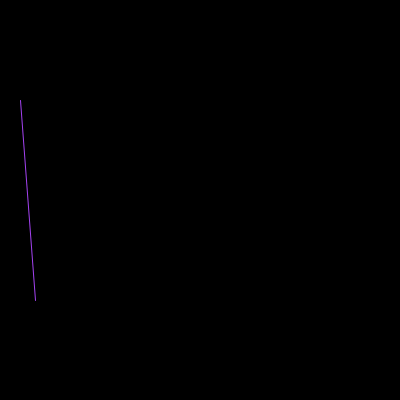
Frame 1 (no input)
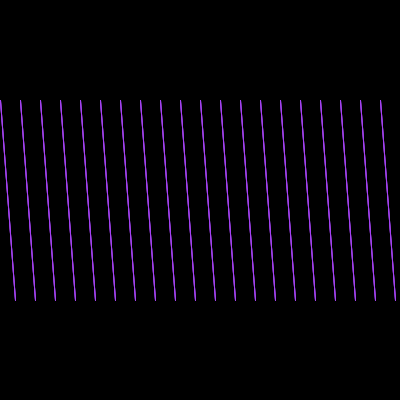
Frame 60 (the mouse pressed at the canvas centre just before this capture)
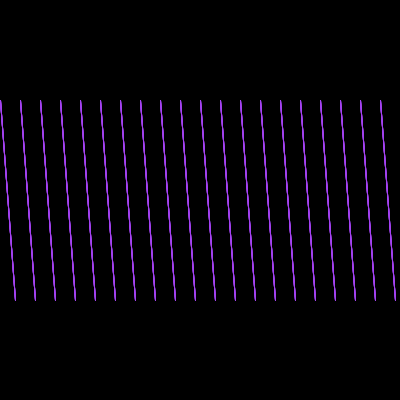
Frame 120 (the mouse held since frame 60 and released just before this capture)

The Processing sketch that drew these frames (run headless with seeded random() and noise(); from frame 60 on, the mouse is pressed at the canvas centre):

// Processing sketch: sketch_24
// ── sketch_24.pde
float x;
int strokev = 1;
void setup() {
  size(400,400);
  background(0);
  stroke(random(255),random(255),random(255));
}
void draw() {
  strokeWeight(strokev);
  x = (x+20)%400;
  line(x,100,x+15,300);
}
void keyPressed() {
  if (key == 'r') {
    stroke(255,0,0);
  }
  if (key == 'g') {
    stroke(0,255,0);
  }
  if (key == 'b') {
    stroke(0,0,255);
  }
  if (key == 'f') {
    strokev = strokev + 1;
  }
}
